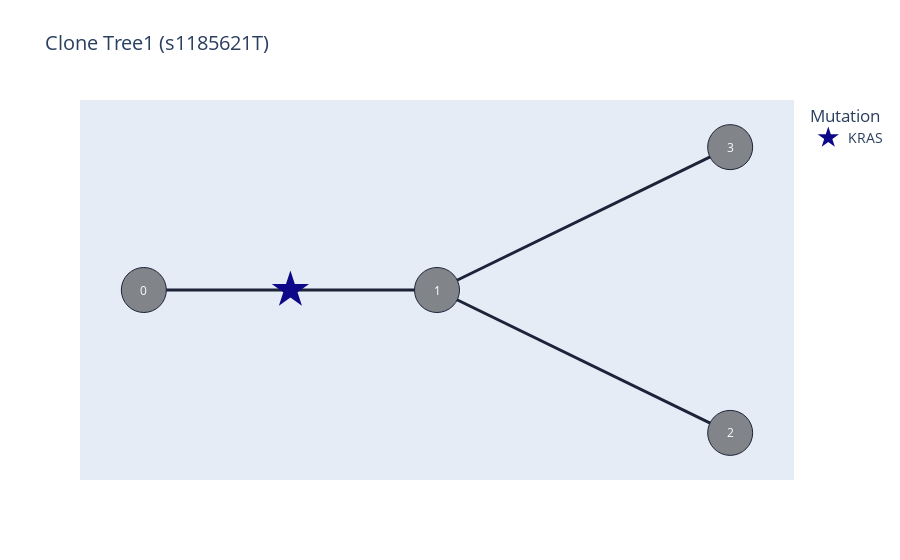

The notebook cell saved with this chart:
### Code cell
sample_statistics = anl.sample_statistics(kd_thr=args.kd_thr)
fitness_statistics = anl.fitness_sample_statistics()
#sample_statistics.to_csv(os.path.join(odir, "sample_statistics.txt"), sep="\t", index=False)
#fitness_statistics.to_csv(os.path.join(odir, "fitness_sample_statistics.txt"), sep="\t", index=False)

ntaus = [np.exp(pat.q) for pat in anl.patients.values()]
#ntaus.sort()
#plt.hist(ntaus,bins=np.arange(0,1.01,0.05))
#plt.xlabel(r'$n(\tau)$')
#plt.show()
#plt.savefig(os.path.join(odir, "ntau_hist.pdf"))
#plt.close()

#outdir_trees = os.path.join(odir, 'Tree_plots')
#if not os.path.exists(outdir_trees):
#    os.mkdir(outdir_trees)

for patname in anl.patients:
    patient = anl.patients[patname]
    plottree = PlotTreeAll(patient, drivers=["TP53","KRAS"], tid=0, save_html=False, show=True)
    df=pd.DataFrame([["C"+str(node.id), node.Y,node.fitness] for node in anl.samples[patname].trees[0].nodes.values()],columns=["Clone","X0","F"])
    plot_response(df, 0.4, patname)    
    break

### Figure 1 — Plotly figure (JSON) as saved in the notebook; plotly's stock layout.template omitted (floating-point values rounded to 4 significant figures)
{"data": [{"hoverinfo": "none", "line": {"color": "#1D2339", "width": 3}, "mode": "lines", "showlegend": false, "type": "scatter", "x": [0, 0, null, 0, 0.5, null, 0.5, 1, null, 0.5, 1, null], "y": [15, 15, null, 15, 15, null, 15, 0, null, 15, 30, null]}, {"hoverinfo": "none", "marker": {"color": "#818589", "line": {"color": "#1D2339", "width": 1}, "size": 45, "symbol": "circle"}, "mode": "markers", "showlegend": false, "type": "scatter", "x": [0, 0.5, 1, 1], "y": [15, 15, 0, 30]}, {"hoverinfo": "text", "hovertext": "KRAS", "marker": {"color": "rgb(13, 8, 135)", "size": 28, "symbol": "star"}, "mode": "markers", "name": "KRAS", "type": "scatter", "x": [0.25], "y": [15]}], "layout": {"annotations": [{"font": {"color": "#FFFFFF", "size": 12}, "showarrow": false, "text": "0", "x": 0, "xref": "x", "y": 15, "yref": "y"}, {"font": {"color": "#FFFFFF", "size": 12}, "showarrow": false, "text": "1", "x": 0.5, "xref": "x", "y": 15, "yref": "y"}, {"font": {"color": "#FFFFFF", "size": 12}, "showarrow": false, "text": "2", "x": 1, "xref": "x", "y": 0, "yref": "y"}, {"font": {"color": "#FFFFFF", "size": 12}, "showarrow": false, "text": "3", "x": 1, "xref": "x", "y": 30, "yref": "y"}], "font": {"size": 14}, "legend": {"title": {"text": "Mutation"}}, "showlegend": true, "title": {"text": "Clone Tree1 (s1185621T)"}, "xaxis": {"showgrid": false, "showline": false, "showticklabels": false, "zeroline": false}, "yaxis": {"showgrid": false, "showline": false, "showticklabels": false, "zeroline": false}}}
